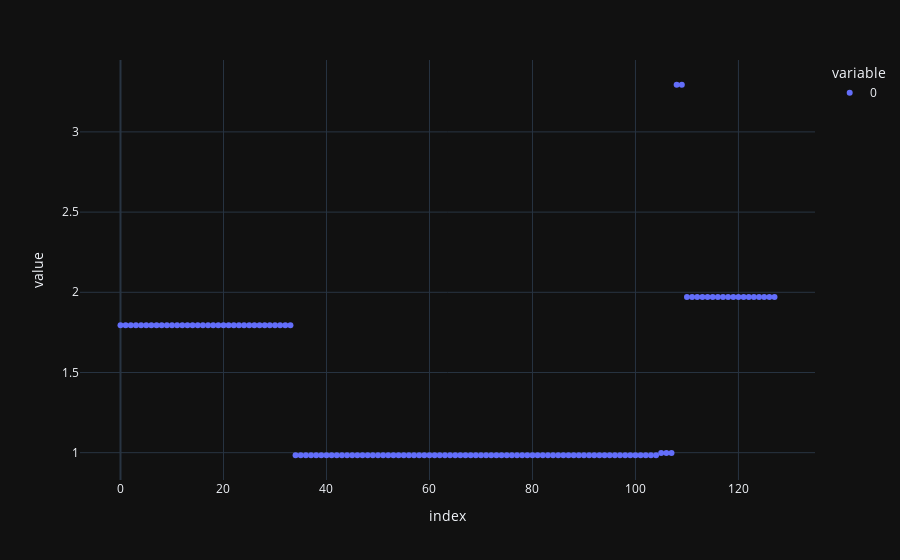

Notebook cell for this chart:
### Code cell
# the effective depth at an angle is the closest distance to any object the car would
# hit at that angle.
effective_depth = np.nanmin(blocking, axis=1)
px.scatter(effective_depth)
